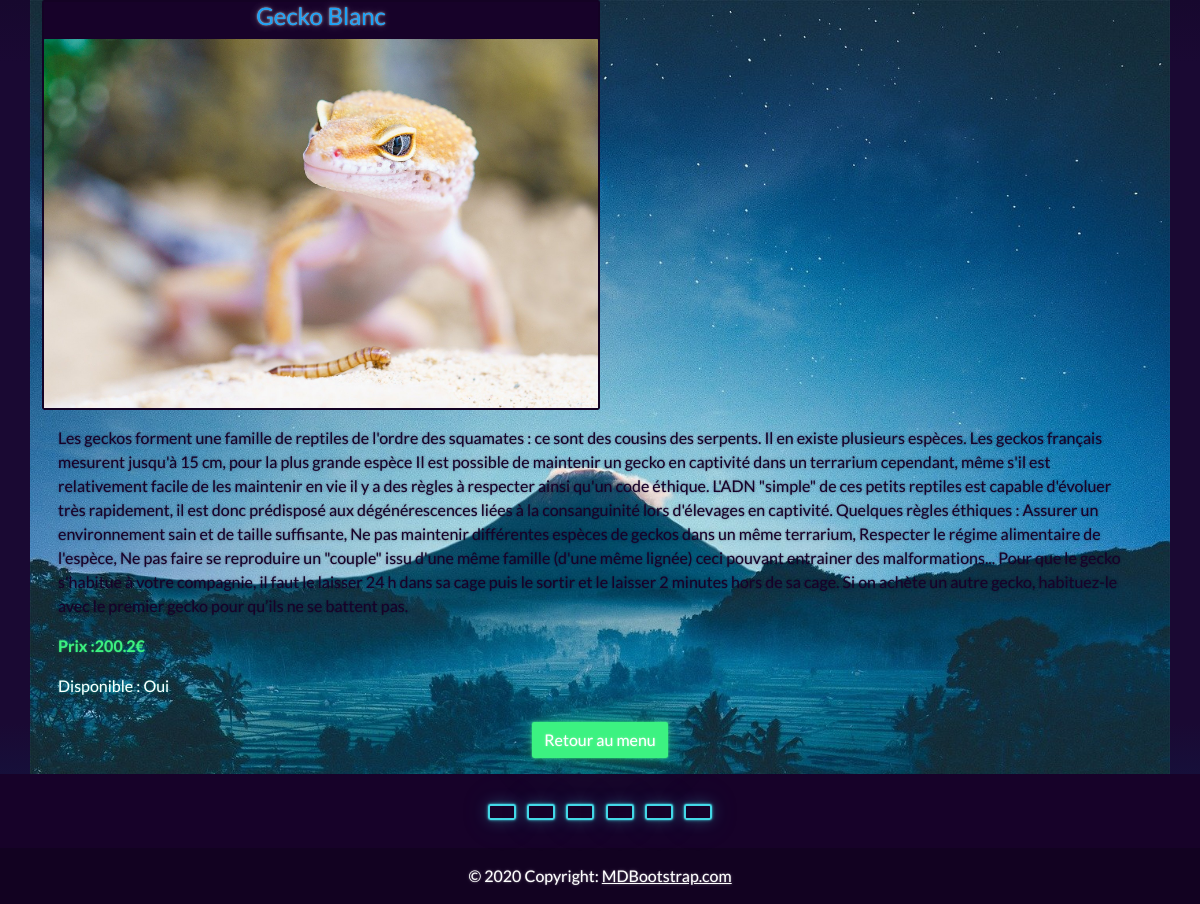
Screenshot of /pages/produit.php?id_produit=7 (signed in) with the database file from the repository.
### tables this page shows
CREATE TABLE IF NOT EXISTS `produit` (
  `id_produit` int(11) NOT NULL AUTO_INCREMENT,
  `nom_produit` varchar(255) NOT NULL,
  `description_produit` text NOT NULL,
  `prix_produit` float NOT NULL,
  `stock_produit` tinyint(1) NOT NULL,
  `date_depot` datetime NOT NULL,
  `image_produit` varchar(255) NOT NULL,
  PRIMARY KEY (`id_produit`)
);

### pages/produit.php (the view, shortened to what this page needs)
<?php
if(isset($_SESSION['email'])){
?>
<!DOCTYPE html>
<html lang="fr">
<head>
    <link rel="stylesheet" href="../assets/css/bootstrap.css">
    <link rel="stylesheet" href="../assets/css/style.css">
</head>
<body>
<?php
$user = "root";
$pass = "";
$hote ="localhost";
$basededonne = "ecommerce";
try{
$baseProduit = new PDO("mysql:host=".$hote. ";dbname=".$basededonne. ";charset=UTF8", $user, $pass);
$baseProduit ->setAttribute(PDO::ATTR_ERRMODE, PDO::ERRMODE_EXCEPTION);
}catch(PDOException $e){
echo"erreur !" .$e->getMessage() . "</br>";
die();
}if($baseProduit){
    $sql = "SELECT * FROM produit WHERE id_produit = ?";
    $id_produit = $_GET['id_produit'];
    $request = $baseProduit->prepare($sql);
    $request->bindParam(1, $id_produit);
    $request->execute();
    $details = $request->fetch(PDO::FETCH_ASSOC);
}
?>
<div class="container" id="dragon">
                <div class="col">
                    <div class="card w-50 bg-dark rounded-top text-center">
                            <h4 class="card-title text-info"><?= $details['nom_produit']?></h4>
                            <img src="<?= $details['image_produit']?>" class="card-img-top img-fluid" alt="<?=$details['nom_produit']?>">
                    </div>
                </div>
                <div class="col">
                    <div class="card-body">
                                <p class="text-dark"><?= $details['description_produit']?></p>
                                <p class="text-success fw-bold">Prix :<?=$details['prix_produit']?>€</p>
                                <p>Disponible :
                                <?php
                                    if($details['stock_produit'] == true){
                                        echo "Oui";
                                    }else{
                                    echo "Non";
                                    }
                                  ?>
                                </p>
                            <div class="container d-flex justify-content-center text-center">
                                    <a href="menu.php" class="mt-2 btn btn-success">Retour au menu</a>
                            </div>
                    </div>
                </div>
</div>
<?php
} else{
    echo"<a href='' class='btn btn-warning'>Se connecter</a>";
    header('Location: ../index.php');
}
?>
<footer><?php require_once "footer.php";?></footer>
</body>
</html>

### assets/css/style.css (style rules this page uses)
#dragon { background-image: url(../img/bali.jpg); background-size: cover; }

### rows the page displays
produit: nom_produit "Gecko Blanc", image_produit (picture), description_produit "Les geckos forment une famille de reptiles de l'ordre des squamates : ce sont des cousins des serpents. Il en existe plusieurs espèces. Les geckos français mesurent jusqu'à 15 cm, pour la plus grande espèce Il est possible de maintenir un gecko en captivité dans un terrarium cependant, même s'il est relativement facile de les maintenir en vie il y a des règles à respecter ainsi qu'un code éthique. L'ADN \"simple\" de ces petits reptiles est capable d'évoluer très rapidement, il est donc prédisposé aux dégénérescences liées à la consanguinité lors d'élevages en captivité. Quelques règles éthiques : Assurer un environnement sain et de taille suffisante, Ne pas maintenir différentes espèces de…", prix_produit "200.2"
